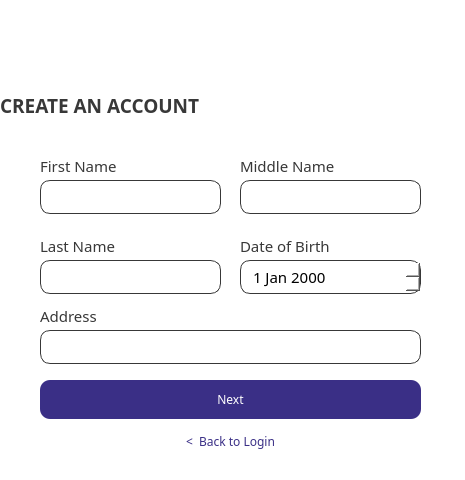
<?xml version="1.0" encoding="UTF-8"?>
<ui version="4.0">
 <class>Form</class>
 <widget class="QWidget" name="Form">
  <property name="geometry">
   <rect>
    <x>0</x>
    <y>0</y>
    <width>465</width>
    <height>480</height>
   </rect>
  </property>
  <property name="minimumSize">
   <size>
    <width>465</width>
    <height>480</height>
   </size>
  </property>
  <property name="maximumSize">
   <size>
    <width>465</width>
    <height>480</height>
   </size>
  </property>
  <property name="font">
   <font>
    <family>Poppins</family>
   </font>
  </property>
  <property name="windowTitle">
   <string>Form</string>
  </property>
  <property name="styleSheet">
   <string notr="true">background: white;
border-radius: 30px;</string>
  </property>
  <widget class="QLabel" name="label">
   <property name="geometry">
    <rect>
     <x>0</x>
     <y>70</y>
     <width>461</width>
     <height>71</height>
    </rect>
   </property>
   <property name="styleSheet">
    <string notr="true">border: none;
color:  #383838;
font-weight: 800;
font-family: 'Inter 24pt ExtraBold';
font-size: 	14pt;
background: none;
qproperty-alignment: 'AlignCenter';

</string>
   </property>
   <property name="text">
    <string>CREATE AN ACCOUNT</string>
   </property>
  </widget>
  <widget class="QLabel" name="label_3">
   <property name="geometry">
    <rect>
     <x>40</x>
     <y>150</y>
     <width>151</width>
     <height>31</height>
    </rect>
   </property>
   <property name="styleSheet">
    <string notr="true">QLabel {
font-family: 'Poppins';
font-size: 11pt;
color: #383838;
qproperty-alignment: 'AlignLeft';
border: none;
border-radius: 0;
background: none;
}
</string>
   </property>
   <property name="text">
    <string>First Name</string>
   </property>
  </widget>
  <widget class="QLabel" name="label_4">
   <property name="geometry">
    <rect>
     <x>40</x>
     <y>230</y>
     <width>151</width>
     <height>31</height>
    </rect>
   </property>
   <property name="styleSheet">
    <string notr="true">QLabel {
font-family: 'Poppins';
font-size: 11pt;
color: #383838;
qproperty-alignment: 'AlignLeft';
border: none;
border-radius: 0;
background: none;
}
</string>
   </property>
   <property name="text">
    <string>Last Name</string>
   </property>
  </widget>
  <widget class="QPushButton" name="next_btn">
   <property name="geometry">
    <rect>
     <x>40</x>
     <y>380</y>
     <width>381</width>
     <height>39</height>
    </rect>
   </property>
   <property name="cursor">
    <cursorShape>PointingHandCursor</cursorShape>
   </property>
   <property name="styleSheet">
    <string notr="true">QPushButton {
border:none;
font-family: 'Poppins';
font-size: 9pt;
background: none;
background-color: #3a2f86;
border-radius: 10px;
color: white;
}

QPushButton:hover {
background-color: #231c53;
}



</string>
   </property>
   <property name="text">
    <string>Next</string>
   </property>
  </widget>
  <widget class="QLineEdit" name="mn_line">
   <property name="geometry">
    <rect>
     <x>240</x>
     <y>180</y>
     <width>181</width>
     <height>34</height>
    </rect>
   </property>
   <property name="styleSheet">
    <string notr="true">border-radius: 10px;
border: 1px solid #383838;
background: #FFFFF;
font-family: 'Poppins';
padding-left: 10px;
font-size: 11pt;</string>
   </property>
  </widget>
  <widget class="QLineEdit" name="fn_line">
   <property name="geometry">
    <rect>
     <x>40</x>
     <y>180</y>
     <width>181</width>
     <height>34</height>
    </rect>
   </property>
   <property name="styleSheet">
    <string notr="true">border-radius: 10px;
border: 1px solid #383838;
background: #FFFFF;
font-family: 'Poppins';
padding-left: 10px;
font-size: 11pt;</string>
   </property>
  </widget>
  <widget class="QLabel" name="label_5">
   <property name="geometry">
    <rect>
     <x>240</x>
     <y>150</y>
     <width>151</width>
     <height>31</height>
    </rect>
   </property>
   <property name="styleSheet">
    <string notr="true">QLabel {
font-family: 'Poppins';
font-size: 11pt;
color: #383838;
qproperty-alignment: 'AlignLeft';
border: none;
border-radius: 0;
background: none;
}
</string>
   </property>
   <property name="text">
    <string>Middle Name</string>
   </property>
  </widget>
  <widget class="QLineEdit" name="ln_line">
   <property name="geometry">
    <rect>
     <x>40</x>
     <y>260</y>
     <width>181</width>
     <height>34</height>
    </rect>
   </property>
   <property name="styleSheet">
    <string notr="true">border-radius: 10px;
border: 1px solid #383838;
background: #FFFFF;
font-family: 'Poppins';
padding-left: 10px;
font-size: 11pt;</string>
   </property>
  </widget>
  <widget class="QLabel" name="label_6">
   <property name="geometry">
    <rect>
     <x>240</x>
     <y>230</y>
     <width>151</width>
     <height>31</height>
    </rect>
   </property>
   <property name="styleSheet">
    <string notr="true">QLabel {
font-family: 'Poppins';
font-size: 11pt;
color: #383838;
qproperty-alignment: 'AlignLeft';
border: none;
border-radius: 0;
background: none;
}
</string>
   </property>
   <property name="text">
    <string>Date of Birth</string>
   </property>
  </widget>
  <widget class="QLabel" name="label_7">
   <property name="geometry">
    <rect>
     <x>40</x>
     <y>300</y>
     <width>151</width>
     <height>31</height>
    </rect>
   </property>
   <property name="styleSheet">
    <string notr="true">QLabel {
font-family: 'Poppins';
font-size: 11pt;
color: #383838;
qproperty-alignment: 'AlignLeft';
border: none;
border-radius: 0;
background: none;
}
</string>
   </property>
   <property name="text">
    <string>Address</string>
   </property>
  </widget>
  <widget class="QLineEdit" name="address_line">
   <property name="geometry">
    <rect>
     <x>40</x>
     <y>330</y>
     <width>381</width>
     <height>34</height>
    </rect>
   </property>
   <property name="styleSheet">
    <string notr="true">border-radius: 10px;
border: 1px solid #383838;
background: #FFFFF;
font-family: 'Poppins';
padding-left: 10px;
font-size: 11pt;</string>
   </property>
  </widget>
  <widget class="QPushButton" name="backtologin_btn">
   <property name="geometry">
    <rect>
     <x>160</x>
     <y>430</y>
     <width>141</width>
     <height>23</height>
    </rect>
   </property>
   <property name="palette">
    <palette>
     <active>
      <colorrole role="WindowText">
       <brush brushstyle="SolidPattern">
        <color alpha="255">
         <red>58</red>
         <green>47</green>
         <blue>134</blue>
        </color>
       </brush>
      </colorrole>
      <colorrole role="Button">
       <brush brushstyle="SolidPattern">
        <color alpha="255">
         <red>255</red>
         <green>255</green>
         <blue>255</blue>
        </color>
       </brush>
      </colorrole>
      <colorrole role="Text">
       <brush brushstyle="SolidPattern">
        <color alpha="255">
         <red>58</red>
         <green>47</green>
         <blue>134</blue>
        </color>
       </brush>
      </colorrole>
      <colorrole role="ButtonText">
       <brush brushstyle="SolidPattern">
        <color alpha="255">
         <red>58</red>
         <green>47</green>
         <blue>134</blue>
        </color>
       </brush>
      </colorrole>
      <colorrole role="Base">
       <brush brushstyle="SolidPattern">
        <color alpha="255">
         <red>255</red>
         <green>255</green>
         <blue>255</blue>
        </color>
       </brush>
      </colorrole>
      <colorrole role="Window">
       <brush brushstyle="SolidPattern">
        <color alpha="255">
         <red>255</red>
         <green>255</green>
         <blue>255</blue>
        </color>
       </brush>
      </colorrole>
      <colorrole role="PlaceholderText">
       <brush brushstyle="SolidPattern">
        <color alpha="128">
         <red>58</red>
         <green>47</green>
         <blue>134</blue>
        </color>
       </brush>
      </colorrole>
     </active>
     <inactive>
      <colorrole role="WindowText">
       <brush brushstyle="SolidPattern">
        <color alpha="255">
         <red>58</red>
         <green>47</green>
         <blue>134</blue>
        </color>
       </brush>
      </colorrole>
      <colorrole role="Button">
       <brush brushstyle="SolidPattern">
        <color alpha="255">
         <red>255</red>
         <green>255</green>
         <blue>255</blue>
        </color>
       </brush>
      </colorrole>
      <colorrole role="Text">
       <brush brushstyle="SolidPattern">
        <color alpha="255">
         <red>58</red>
         <green>47</green>
         <blue>134</blue>
        </color>
       </brush>
      </colorrole>
      <colorrole role="ButtonText">
       <brush brushstyle="SolidPattern">
        <color alpha="255">
         <red>58</red>
         <green>47</green>
         <blue>134</blue>
        </color>
       </brush>
      </colorrole>
      <colorrole role="Base">
       <brush brushstyle="SolidPattern">
        <color alpha="255">
         <red>255</red>
         <green>255</green>
         <blue>255</blue>
        </color>
       </brush>
      </colorrole>
      <colorrole role="Window">
       <brush brushstyle="SolidPattern">
        <color alpha="255">
         <red>255</red>
         <green>255</green>
         <blue>255</blue>
        </color>
       </brush>
      </colorrole>
      <colorrole role="PlaceholderText">
       <brush brushstyle="SolidPattern">
        <color alpha="128">
         <red>58</red>
         <green>47</green>
         <blue>134</blue>
        </color>
       </brush>
      </colorrole>
     </inactive>
     <disabled>
      <colorrole role="WindowText">
       <brush brushstyle="SolidPattern">
        <color alpha="255">
         <red>120</red>
         <green>120</green>
         <blue>120</blue>
        </color>
       </brush>
      </colorrole>
      <colorrole role="Button">
       <brush brushstyle="SolidPattern">
        <color alpha="255">
         <red>255</red>
         <green>255</green>
         <blue>255</blue>
        </color>
       </brush>
      </colorrole>
      <colorrole role="Text">
       <brush brushstyle="SolidPattern">
        <color alpha="255">
         <red>120</red>
         <green>120</green>
         <blue>120</blue>
        </color>
       </brush>
      </colorrole>
      <colorrole role="ButtonText">
       <brush brushstyle="SolidPattern">
        <color alpha="255">
         <red>120</red>
         <green>120</green>
         <blue>120</blue>
        </color>
       </brush>
      </colorrole>
      <colorrole role="Base">
       <brush brushstyle="SolidPattern">
        <color alpha="255">
         <red>255</red>
         <green>255</green>
         <blue>255</blue>
        </color>
       </brush>
      </colorrole>
      <colorrole role="Window">
       <brush brushstyle="SolidPattern">
        <color alpha="255">
         <red>255</red>
         <green>255</green>
         <blue>255</blue>
        </color>
       </brush>
      </colorrole>
      <colorrole role="PlaceholderText">
       <brush brushstyle="SolidPattern">
        <color alpha="128">
         <red>0</red>
         <green>0</green>
         <blue>0</blue>
        </color>
       </brush>
      </colorrole>
     </disabled>
    </palette>
   </property>
   <property name="font">
    <font>
     <family>Poppins</family>
     <pointsize>9</pointsize>
    </font>
   </property>
   <property name="cursor">
    <cursorShape>PointingHandCursor</cursorShape>
   </property>
   <property name="styleSheet">
    <string notr="true">QPushButton:hover {
    text-decoration: underline;
}</string>
   </property>
   <property name="text">
    <string>&lt;  Back to Login</string>
   </property>
  </widget>
  <widget class="QDateEdit" name="dob">
   <property name="geometry">
    <rect>
     <x>240</x>
     <y>260</y>
     <width>181</width>
     <height>34</height>
    </rect>
   </property>
   <property name="styleSheet">
    <string notr="true">border-radius: 10px;
border: 1px solid #383838;
background: #FFFFF;
font-family: 'Poppins';
padding-left: 10px;
font-size: 11pt;</string>
   </property>
  </widget>
 </widget>
 <resources/>
 <connections/>
</ui>
